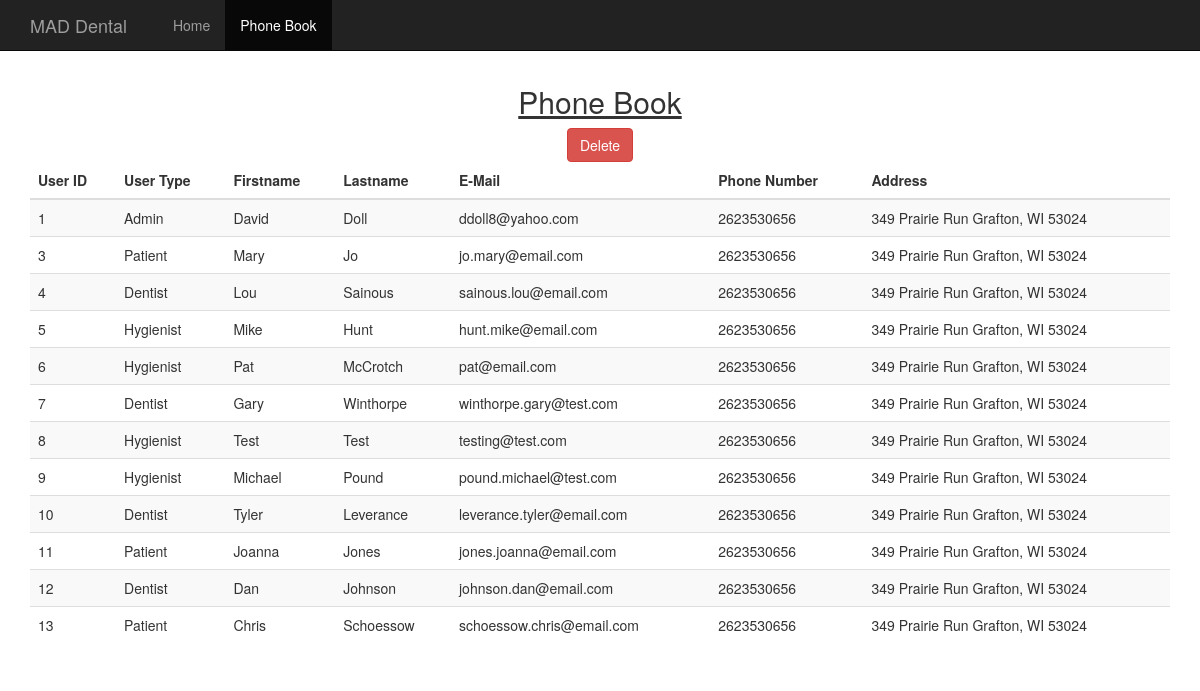
/phone_book.php (signed in), run on the app's committed database.
### tables this page shows
CREATE TABLE `user` (
  `uid` int(11) NOT NULL,
  `firstname` varchar(500) NOT NULL,
  `lastname` varchar(500) NOT NULL,
  `email` varchar(500) NOT NULL,
  `pwd` varchar(255) NOT NULL,
  `phone` varchar(500) NOT NULL,
  `address` varchar(500) NOT NULL,
  `user_key` int(11) NOT NULL
);

### phone_book.php (the view, shortened to what this page needs)
<?php
  include("includes/databaseHandler.inc.php");
?>
<!doctype html>
<html lang = "en">
  <head>
    <link rel="stylesheet" href='fullcalendar/lib/cupertino/jquery-ui.min.css'/>
    <link href = "Styles/style.css" rel= "stylesheet"  />
    <link href="https://bootswatch.com/superhero/bootstrap.min.css" rel="stylesheet" />
  </head>
  <body style="padding-top: 65px">
    <nav class="navbar navbar-inverse navbar-fixed-top">
      <div class="container">
        <div class="navbar-header">
          <a class="navbar-brand" href="admin_home.php">MAD Dental</a>
        </div>
        <div id="navbar" class="collapse navbar-collapse">
          <ul class="nav navbar-nav">
            <li><a href="javascript:history.back()"><span class="glyphicon glyphicon-home"></span>Home</a></li>
            <li class="active"><a href="phone_book.php">Phone Book</a></li>
          </ul>
        </div>
      </div>
    </nav>
    <div class="container">
      <h2 style="text-align: center"><u>Phone Book</u></h2>
        <div class="table-responsive">
        <?php
          $id = $_SESSION['uid'];
          $sql = "SELECT uid, user_key, firstname, lastname, email, phone, address FROM user WHERE uid != '$id'";
          $result = mysqli_query($conn, $sql);
          if($_SESSION['user_key'] == 0){
             echo '<div style="text-align: center"><button id="delButton" type="submit" class="btn btn-danger">Delete</button></div>';
          }
          echo '<table class="table table-striped">
           <thead>
              <tr>
                <th>User ID</th>
                <th>User Type</th>
                <th>Firstname</th>
                <th>Lastname</th>
                <th>E-Mail</th>
                <th>Phone Number</th>
                <th>Address</th>
              </tr>
            </thead>';
          if (mysqli_num_rows($result) > 0) {
            while($row = mysqli_fetch_assoc($result)) {
              echo "<tr><td>" . $row["uid"] . "</td>";
               if ($row["user_key"] == 0) {
                 echo "<td>Admin</td>";
               } elseif ($row["user_key"] == 1) {
                 echo "<td>Patient</td>";
               } elseif ($row["user_key"] == 2) {
                 echo "<td>Dentist</td>";
               } elseif($row["user_key"] == 3){
                 echo "<td>Hygienist</td>";
               }
               echo "<td>" . $row["firstname"]. "</td><td>" . $row["lastname"]. "</td><td>" . $row["email"]. "</td><td>" . $row["phone"]. "</td><td>" . $row["address"]. "</td></tr>";
            }
            echo "</table>";
          } else {
            echo "No users currently in database.";
          }
        ?>
      </div>
    </div>
  </body>
</html>

### Styles/style.css (style rules this page uses)
body { padding-top: 20px; padding-bottom: 40px; }
.glyphicon { margin-right: 5px; }

### data on the page
user: uid "1", user_key "Admin", firstname "David", lastname "Doll", email "ddoll8@yahoo.com", phone "2623530656", address "349 Prairie Run Grafton, WI 53024"
user: uid "3", user_key "Patient", firstname "Mary", lastname "Jo", email "jo.mary@email.com", phone "2623530656", address "349 Prairie Run Grafton, WI 53024"
user: uid "4", user_key "Dentist", firstname "Lou", lastname "Sainous", email "sainous.lou@email.com", phone "2623530656", address "349 Prairie Run Grafton, WI 53024"
user: uid "5", user_key "Hygienist", firstname "Mike", lastname "Hunt", email "hunt.mike@email.com", phone "2623530656", address "349 Prairie Run Grafton, WI 53024"
user: uid "6", user_key "Hygienist", firstname "Pat", lastname "McCrotch", email "pat@email.com", phone "2623530656", address "349 Prairie Run Grafton, WI 53024"
user: uid "7", user_key "Dentist", firstname "Gary", lastname "Winthorpe", email "winthorpe.gary@test.com", phone "2623530656", address "349 Prairie Run Grafton, WI 53024"
user: uid "8", user_key "Hygienist", firstname "Test", lastname "Test", email "testing@test.com", phone "2623530656", address "349 Prairie Run Grafton, WI 53024"
user: uid "9", user_key "Hygienist", firstname "Michael", lastname "Pound", email "pound.michael@test.com", phone "2623530656", address "349 Prairie Run Grafton, WI 53024"
user: uid "10", user_key "Dentist", firstname "Tyler", lastname "Leverance", email "leverance.tyler@email.com", phone "2623530656", address "349 Prairie Run Grafton, WI 53024"
user: uid "11", user_key "Patient", firstname "Joanna", lastname "Jones", email "jones.joanna@email.com", phone "2623530656", address "349 Prairie Run Grafton, WI 53024"
user: uid "12", user_key "Dentist", firstname "Dan", lastname "Johnson", email "johnson.dan@email.com", phone "2623530656", address "349 Prairie Run Grafton, WI 53024"
user: uid "13", user_key "Patient", firstname "Chris", lastname "Schoessow", email "schoessow.chris@email.com", phone "2623530656", address "349 Prairie Run Grafton, WI 53024"
